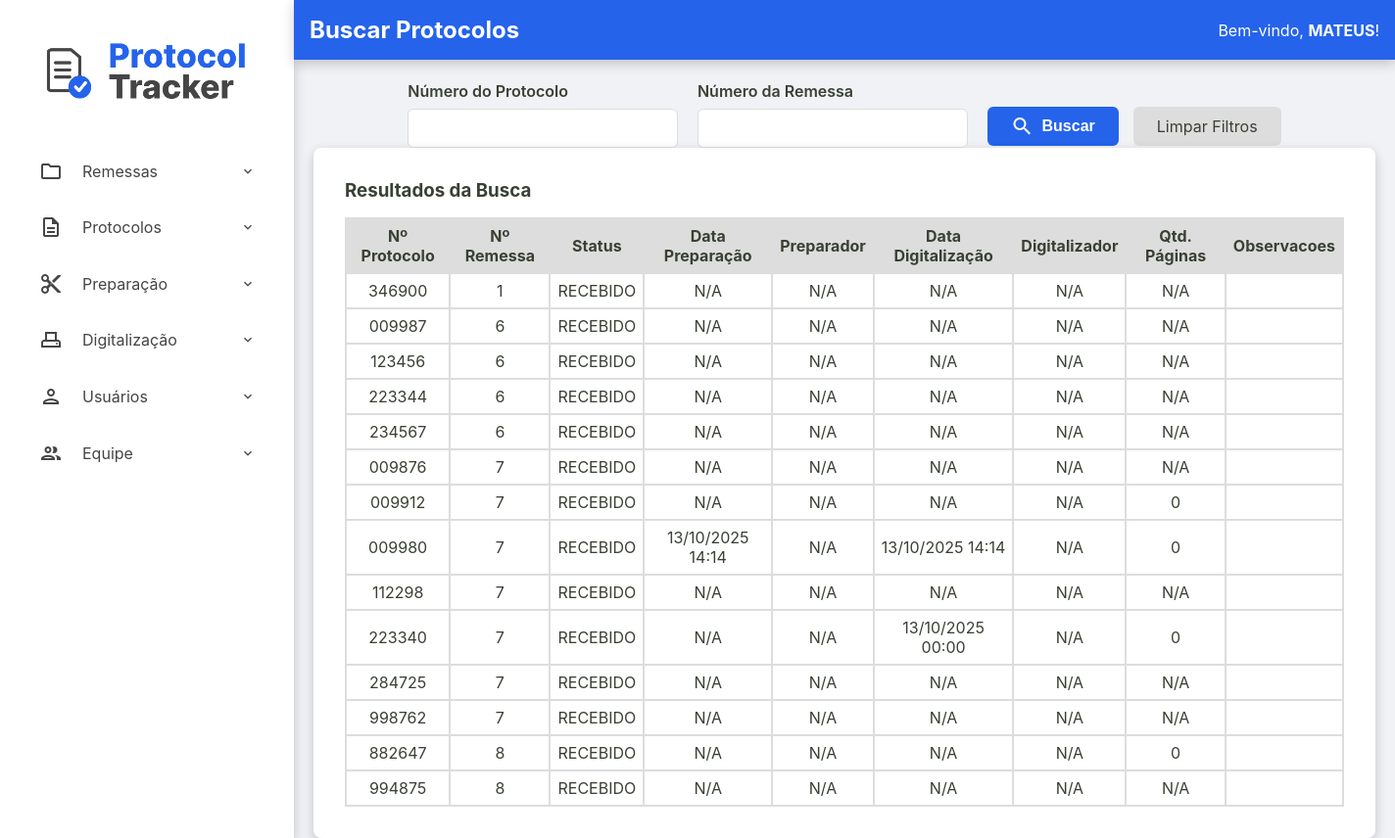
Page /admin/protocolos/buscar-protocolos (signed in) on the earlier database version.
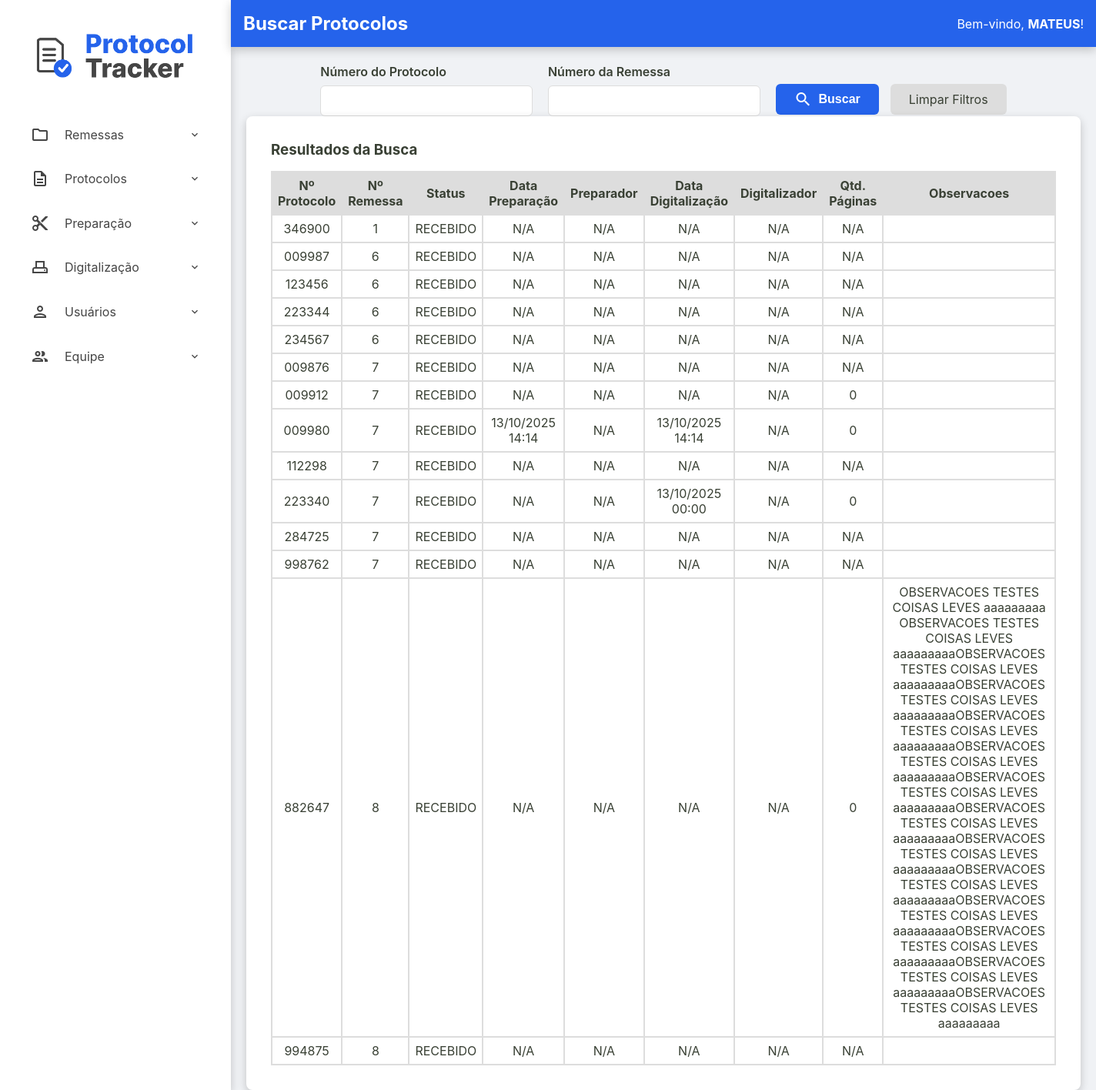
Same page on the later database version.
### tables this page shows
CREATE TABLE usuarios (
    id INTEGER PRIMARY KEY AUTOINCREMENT,
    nome TEXT NOT NULL,
    email TEXT NOT NULL UNIQUE,
    cpf TEXT NOT NULL UNIQUE,
    hash_senha TEXT NOT NULL,
    permissao TEXT NOT NULL,
    data_criacao TEXT NOT NULL DEFAULT CURRENT_TIMESTAMP,
    status INTEGER NOT NULL DEFAULT 1
  );

CREATE TABLE protocolos (
    id TEXT PRIMARY KEY,
    id_remessa TEXT NOT NULL,
    numero_protocolo TEXT NOT NULL UNIQUE,
    data_preparacao TEXT NULL,
    id_preparador INTEGER NULL,
    data_digitalizacao TEXT NULL,
    id_digitalizador INTEGER NULL,
    status TEXT NOT NULL DEFAULT 'RECEBIDO',
    quantidade_paginas INTEGER NULL CHECK (quantidade_paginas >= 0),
    observacoes TEXT NULL,
    FOREIGN KEY (id_remessa) REFERENCES remessas (id),
    FOREIGN KEY (id_preparador) REFERENCES usuarios (id),
    FOREIGN KEY (id_digitalizador) REFERENCES usuarios (id)
  );

CREATE TABLE remessas (
    numero_remessa INTEGER PRIMARY KEY, -- SQLite vai gerenciar o autoincremento aqui
    id TEXT NOT NULL UNIQUE, -- Seu ID de texto continua sendo obrigatório e único
    data_recebimento TEXT NOT NULL,
    data_entrega TEXT NULL,
    status TEXT NOT NULL DEFAULT 'RECEBIDO',
    quantidade_protocolos INTEGER NULL CHECK (quantidade_protocolos >= 0),
    id_administrador INTEGER NOT NULL,
    observacoes TEXT NULL,
    FOREIGN KEY (id_administrador) REFERENCES usuarios (id)
  );

### src/Controller/ProtocoloController.php (called while the page is built, shortened)
<?php
class ProtocoloController
{
    private ?Usuario $usuario_logado = null;
    private ?string $permissao = null;
    public function __construct(
        private ProtocoloRepository $protocoloRepository,
        private ProtocoloService $protocoloService,
        private UsuarioRepository $usuarioRepository
    ) {
        $id_usuario = $_SESSION['usuario_logado_id'] ?? null;
        if ($id_usuario) {
            $this->usuario_logado = $this->usuarioRepository->findById($id_usuario);
        }
        if ($this->usuario_logado) {
            $this->permissao = $this->usuario_logado->getPermissao();
        }
    }
    public function buscarProtocolos()
    {
        try {
            $titulo_da_pagina = "Buscar Protocolos";
            $usuario_logado = $this->usuario_logado;
            $permissao = $this->permissao;
            $numero_protocolo = $_GET['numero_protocolo'] ?? null;
            $numero_remessa = $_GET['numero_remessa'] ?? null;
            $listaProtocolos = $this->protocoloRepository->search($numero_protocolo, $numero_remessa);
            require __DIR__ . '/../../templates/admin/buscar-protocolos.php';
        } catch (Exception $e) {
            $this->home($e->getMessage());
        }
    }
}

### src/Repository/UsuarioRepository.php (called while the page is built, shortened)
<?php
class UsuarioRepository implements UsuarioRepositoryInterface
{
    private PDO $connection;
    public function __construct(PDO $connection)
    {
        $this->connection = $connection;
    }
    public function findById(int $id): ?Usuario
    {
        $sqlQuery = "SELECT * FROM usuarios WHERE id = :id;";
        $stmt = $this->connection->prepare($sqlQuery);
        $stmt->bindValue(':id', $id);
        $stmt->execute();
        $dadosUsuario = $stmt->fetch();
        return Usuario::fromArray($dadosUsuario);
    }
}

### src/Model/Usuario.php (called while the page is built, shortened)
<?php
class Usuario {
    public function getNome(): string { return $this->nome; }
    public static function fromArray(array $array): self
    {
        try {
            $data_criacao = isset($array['data_criacao']) ? new DateTimeImmutable($array['data_criacao']) : null;
        } catch (Exception $e) {
            throw new Exception("Falha ao criar data");
        }
        return new self(
            (int) $array['id'],
            $array['nome'],
            $array['email'],
            $array['cpf'],
            $array['hash_senha'],
            $array['permissao'],
            $data_criacao,
            (bool) $array['status']
        );
    }
}

### src/Controller/Admin/RemessaController.php (called while the page is built, shortened)
<?php
class RemessaController
{
    public function __construct(
        private RemessaRepository $remessaRepository,
        private RemessaService $remessaService,
        private ProtocoloRepository $protocoloRepository,
        private ProtocoloService $protocoloService,
        private UsuarioRepository $usuarioRepository
    ) {
        $id_usuario = $_SESSION['usuario_logado_id'] ?? null;
        if ($id_usuario) {
            $this->usuario_logado = $this->usuarioRepository->findById($id_usuario);
        }
    }
}

### src/Repository/ProtocoloRepository.php (called while the page is built, shortened)
<?php
class ProtocoloRepository implements ProtocoloRepositoryInterface
{
    private PDO $connection;
    public function __construct(PDO $connection)
    {
        $this->connection = $connection;
    }
    public function search(?string $numero_protocolo = null, ?string $numero_remessa = null): array
    {
        $parametros = [];
        $sqlQuery = "SELECT
        p.numero_protocolo AS numero_protocolo,
        r.numero_remessa AS numero_remessa,
        p.status AS status_protocolo,
        p.data_preparacao AS data_preparacao,
        p.id_preparador AS id_preparador,
        p.data_digitalizacao AS data_digitalizacao,
        p.id_digitalizador AS id_digitalizador,
        p.quantidade_paginas AS quantidade_paginas,
        p.observacoes AS observacoes
        FROM protocolos as p
        JOIN remessas as r
        ON p.id_remessa = r.id";
        $sqlQuery .= ' ORDER BY r.numero_remessa, p.numero_protocolo;';
        $stmt = $this->connection->prepare($sqlQuery);
        $stmt->execute($parametros);
        return $stmt->fetchAll();
    }
}

### templates/admin/buscar-protocolos.php (the view)
<?php require __DIR__ . '/../components/_header.php'; ?>
<div class="form-container busca-container">
    <form action="/admin/protocolos/buscar-protocolos" method="get" class="busca-form">
        <div class="form-row">
            <div class="form-group">
                <label for="numero_protocolo">Número do Protocolo</label>
                <input type="text" id="numero_protocolo" name="numero_protocolo" value="<?= htmlspecialchars($_GET['numero_protocolo'] ?? '') ?>">
            </div>
            <div class="form-group">
                <label for="numero_remessa">Número da Remessa</label>
                <input type="text" id="numero_remessa" name="numero_remessa" value="<?= htmlspecialchars($_GET['numero_remessa'] ?? '') ?>">
            </div>
        </div>
        <div class="form-actions">
            <button type="submit" class="btn-buscar">
                <span class="material-icons-outlined">search</span> Buscar
            </button>
            <a href="/admin/protocolos/buscar-protocolos" class="btn-limpar">Limpar Filtros</a>
        </div>
    </form>
</div>
<div class="listagem-container busca-container">
    <h3>Resultados da Busca</h3>
    <table class="protocolos-table datatable-js">
        <thead>
            <tr>
                <th>Nº Protocolo</th>
                <th>Nº Remessa</th>
                <th>Status</th>
                <th>Data Preparação</th>
                <th>Preparador</th>
                <th>Data Digitalização</th>
                <th>Digitalizador</th>
                <th>Qtd. Páginas</th>
                <th>Observacoes</th>
            </tr>
        </thead>
        <tbody>
            <?php foreach ($listaProtocolos as $protocolo): ?>
                <tr>
                    <td><?= htmlspecialchars($protocolo['numero_protocolo']) ?></td>
                    <td><?= htmlspecialchars($protocolo['numero_remessa']) ?></td>
                    <td><?= htmlspecialchars($protocolo['status_protocolo']) ?></td>
                    <td><?= $protocolo['data_preparacao'] ? (new DateTimeImmutable($protocolo['data_preparacao']))->format('d/m/Y H:i') : 'N/A' ?></td>
                    <td><?= htmlspecialchars($protocolo['id_preparador'] ?? 'N/A') ?></td>
                    <td><?= $protocolo['data_digitalizacao'] ? (new DateTimeImmutable($protocolo['data_digitalizacao']))->format('d/m/Y H:i') : 'N/A' ?></td>
                    <td><?= htmlspecialchars($protocolo['id_digitalizador'] ?? 'N/A') ?></td>
                    <td><?= htmlspecialchars($protocolo['quantidade_paginas'] ?? 'N/A') ?></td>
                    <td><?= htmlspecialchars($protocolo['observacoes']) ?? '' ?></td>
                </tr>
            <?php endforeach; ?>
        </tbody>
    </table>
</div>
<?php require __DIR__ . '/../components/_footer.php'; ?>

### public/index.php (shortened to what this page needs)
<?php
try {
    $connection = ConnectionCreatorSqlite::createConnectionSqlite();
    $protocoloRepository = new ProtocoloRepository($connection);
    $remessaRepository = new RemessaRepository($connection);
    $usuarioRepository = new UsuarioRepository($connection);
    $protocoloService = new ProtocoloService($protocoloRepository, $remessaRepository, $usuarioRepository);
    $remessaService = new RemessaService($remessaRepository, $usuarioRepository);
    $remessaController = new RemessaController($remessaRepository, $remessaService, $protocoloRepository, $protocoloService, $usuarioRepository);
    $protocoloController = new ProtocoloController($protocoloRepository, $protocoloService, $usuarioRepository);
    $url = $_SERVER['REQUEST_URI'];
    $url = parse_url($url, PHP_URL_PATH);
    $method = $_SERVER['REQUEST_METHOD'];
    switch ($url) {
        case '/admin/protocolos/buscar-protocolos':
            if($method === 'GET'){
                $protocoloController->buscarProtocolos();
            }
            break;
    }
} catch (Exception $e) {
    http_response_code(500);
    echo "<p>Mensagem do Erro: " . $e->getMessage() . "</p>";
}

### templates/components/_header.php (shortened to what this page needs)
<!DOCTYPE html>
<html lang="pt-br">
<head>
    <link rel="stylesheet" href="/assets/css/style.css">
    <link rel="stylesheet" href="https://cdn.datatables.net/2.0.8/css/dataTables.dataTables.css">
</head>
<body>
    <div class="container-principal">
        <aside class="sidebar">
            <div class="sidebar-logo">
                <a href="/home"><img src="/assets/imgs/ProtocolTrackerLogo.png" alt="Logo Protocol Tracker"></a>
            </div>
            <nav>
                <ul>
                    <?php if ($permissao === 'administrador'): ?>
                        <li class="has-submenu">
                            <a><span class="material-icons-outlined">folder</span> Remessas</a>
                        </li>
                        <li class="has-submenu">
                            <a><span class="material-icons-outlined">description</span> Protocolos</a>
                        </li>
                        <li class="has-submenu">
                            <a><span class="material-icons-outlined">content_cut</span> Preparação</a>
                        </li>
                        <li class="has-submenu">
                            <a><span class="material-icons-outlined">adf_scanner</span> Digitalização</a>
                        </li>
                        <li class="has-submenu">
                            <a><span class="material-icons-outlined">person</span> Usuários</a>
                        </li>
                        <li class="has-submenu">
                            <a><span class="material-icons-outlined">group</span> Equipe</a>
                        </li>
                    <?php endif; ?>
                </ul>
            </nav>
        </aside>
        <div class="div-conteudo-principal">
            <?php require __DIR__ . '/_content-header.php'; ?>
            <main class="conteudo-principal">

### templates/components/_content-header.php
<div class="content-header">
    <div class="header-title">
        <h2><?= isset($titulo_da_pagina) ? htmlspecialchars($titulo_da_pagina) : 'Página sem Título' ?></h2>
    </div>
    <div>
        <?php if (isset($usuario_logado) && $usuario_logado): ?>
            <div class="welcome-message">
                <span>Bem-vindo, <strong><?= htmlspecialchars($usuario_logado->getNome()) ?></strong>!</span>
            </div>
        <?php endif; ?>
    </div>
</div>

### templates/components/_footer.php (shortened to what this page needs)
            </main>
        </div>
    </div>
</body>
</html>

### public/assets/css/style.css (style rules this page uses)
:root { --cor-fundo-sidebar: #ffffff; --cor-fundo-sidebar-hover: #f2f6ff; --cor-fontes-sidebar: #454545; --cor-fundo-header: #2563eb; --cor-fontes-header: #ffffff; --cor-bordas: #ddd; --cor-fundo-body: #f0f2f5; --cor-fontes-body: #394034; --cor-fundo-sidebar-active: #dbe6ff; --cor-fontes-sidebar-active: #2563eb; --cor-bordas-focus: #80bdff; --cor-fontes-main-button: #ffffff; --cor-main-button: #2563eb; --cor-fontes-cards: #696969; --cor-icones-header: #969696; --cor-icones-header-hover: #007bff; --cor-primaria-erro: #ff2c2c; }
* { margin: 0; padding: 0; box-sizing: border-box; }
body { font-family: -apple-system, BlinkMacSystemFont, 'Segoe UI', Roboto, 'Helvetica Neue', Arial, sans-serif; background-color: var(--cor-fundo-body); color: var(--cor-fontes-body); display: flex; flex-direction: column; min-height: 100vh; }
a { text-decoration: none; }
.sidebar { width: 300px; background-color: var(--cor-fundo-sidebar); box-shadow: 0 4px 12px rgba(0,0,0,0.2); padding: 1.5rem; flex-shrink: 0; }
.sidebar nav ul { list-style: none; }
.sidebar nav ul li a { display: block; color: var(--cor-fontes-sidebar); padding: 0.8rem 1rem; border-radius: 6px; margin-bottom: 0.5rem; transition: background-color 0.2s ease-in-out; }
.sidebar-logo { text-align: center; margin-bottom: 1.5rem; }
.sidebar-logo img { max-width: 100%; height: auto; }
.content-header { width: 100%; margin: 0 auto 1.4rem auto; display: flex; justify-content: space-between; align-items: center; background-color: var(--cor-fundo-header); color: var(--cor-fontes-header); box-shadow: 0 4px 12px rgba(0,0,0,0.2); padding: 1rem; }
.content-header span { color: var(--cor-fontes-header); }
.div-conteudo-principal { width: 100%; }
.container-principal { display: flex; flex-grow: 1; }
.conteudo-principal { flex-grow: 1; overflow-y: visible; display: flex; flex-direction: column; align-items: center; padding: 0 20px; }
.form-row { display: flex; gap: 20px; }
.form-group { flex-grow: 1; }
.form-group label { width: 100%; display: block; font-weight: 600; margin-bottom: 0.5rem; }
.form-group input[type="text"], .form-group input[type="number"], .form-group input[type="email"], .form-group input[type="password"], .form-group textarea { width: 100%; height: 40px; padding: 0.8rem; border: 1px solid var(--cor-bordas); border-radius: 6px; font-size: 1rem; font-family: inherit; transition: border-color 0.2s, box-shadow 0.2s; }
.form-actions { display: flex; justify-content: flex-end; }
.form-actions button { font-weight: bold; color: var(--cor-fontes-main-button); background-color: var(--cor-main-button); display: inline-flex; align-items: center; gap: 8px; height: 40px; padding: 0.8rem 1.5rem; font-size: 1rem; border: none; border-radius: 6px; cursor: pointer; transition: background-color 0.2s; text-decoration: none; }
.busca-form-container, .listagem-container { width: 100%; max-width: 1400px; box-shadow: 0 4px 12px rgba(0,0,0,0.2); margin: 0 auto; background-color: var(--cor-fundo-sidebar); padding: 2rem; border-radius: 8px; }
.busca-form .form-row { display: flex; gap: 20px; align-items: flex-end; }
.busca-form .form-group { flex-grow: 1; }
.busca-form .form-actions { display: flex; align-items: center; gap: 15px; margin-top: 1.5rem; }
.busca-form { display: flex; justify-content: space-between; flex-wrap: wrap; gap: 20px; }
.btn-buscar, .btn-limpar { display: inline-flex; align-items: center; gap: 8px; height: 40px; padding: 0.8rem 1.5rem; font-size: 1rem; border: none; border-radius: 6px; cursor: pointer; transition: background-color 0.2s; text-decoration: none; }
.btn-limpar { color: var(--cor-fontes-body); background-color: var(--cor-bordas); }
.listagem-container h3 { margin-bottom: 1rem; }
.protocolos-table { width: 100%; border-collapse: collapse; border-spacing: 0; }
.protocolos-table th, .protocolos-table td { padding: 7px; border: 2px solid var(--cor-bordas); text-align: center; vertical-align: middle; }
.protocolos-table thead { background-color: var(--cor-bordas); }
.material-icons-outlined { vertical-align: middle; }
.sidebar nav ul li { position: relative; }
.sidebar nav ul li.has-submenu > a::after { content: 'expand_more'; font-family: 'Material Icons Outlined'; position: absolute; right: 15px; transition: transform 0.3s ease-in-out; }
.sidebar nav ul li > a { cursor: pointer; display: flex; align-items: center; gap: 20px; }

Differences in the rows shown:
changed protocolos: observacoes (not shown) → "OBSERVACOES TESTES COISAS LEVES aaaaaaaaa OBSERVACOES TESTES COISAS LEVES aaaaaaaaaOBSERVACOES TESTES COISAS LEVES aaaaaaaaaOBSERVACOES TESTES COISAS LEVES aaaaaaaaaOBSERVACOES TESTES COISAS LEVES aaaaaaaaaOBSERVACOES TESTES COISAS LEVES aaaaaaaaaOBSERVACOES TESTES COISAS LEVES aaaaaaaaaOBSERVACOES TESTES COISAS LEVES aaaaaaaaaOBSERVACOES TESTES COISAS LEVES aaaaaaaaaOBSERVACOES TESTES COISAS LEVES aaaaaaaaaOBSERVACOES TESTES COISAS LEVES aaaaaaaaaOBSERVACOES TESTES COISAS LEVES aaaaaaaaaOBSERVACOES TESTES COISAS LEVES aaaaaaaaaOBSERVACOES TESTES COISAS LEVES aaaaaaaaa"
